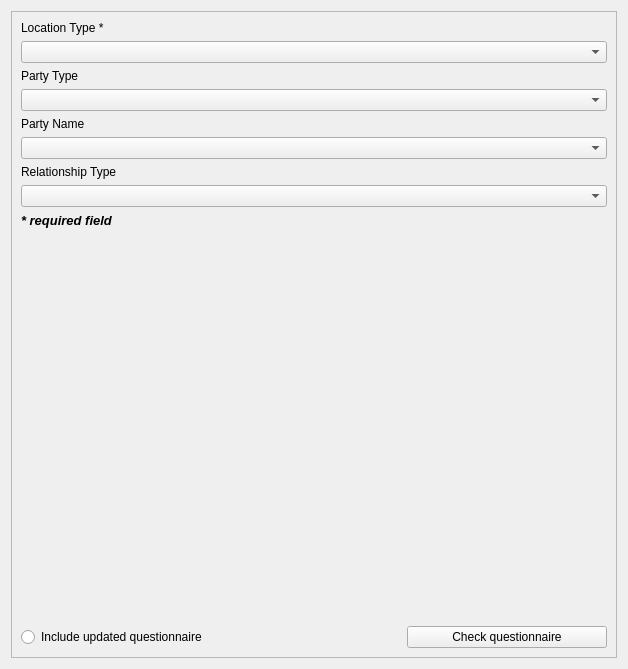
<?xml version="1.0" encoding="UTF-8"?>
<ui version="4.0">
 <class>projectCreation01</class>
 <widget class="QWidget" name="projectCreation01">
  <property name="geometry">
   <rect>
    <x>0</x>
    <y>0</y>
    <width>628</width>
    <height>669</height>
   </rect>
  </property>
  <property name="sizePolicy">
   <sizepolicy hsizetype="MinimumExpanding" vsizetype="MinimumExpanding">
    <horstretch>0</horstretch>
    <verstretch>0</verstretch>
   </sizepolicy>
  </property>
  <property name="styleSheet">
   <string notr="true"/>
  </property>
  <layout class="QVBoxLayout" name="verticalLayout_2">
   <item>
    <widget class="QScrollArea" name="scrollArea">
     <property name="widgetResizable">
      <bool>true</bool>
     </property>
     <widget class="QWidget" name="scrollAreaWidgetContents_2">
      <property name="geometry">
       <rect>
        <x>0</x>
        <y>0</y>
        <width>608</width>
        <height>649</height>
       </rect>
      </property>
      <layout class="QVBoxLayout" name="verticalLayout">
       <item>
        <widget class="QLabel" name="label">
         <property name="text">
          <string>Location Type *</string>
         </property>
        </widget>
       </item>
       <item>
        <widget class="QComboBox" name="location_type_box"/>
       </item>
       <item>
        <widget class="QLabel" name="label_2">
         <property name="text">
          <string>Party Type</string>
         </property>
        </widget>
       </item>
       <item>
        <widget class="QComboBox" name="party_type_box"/>
       </item>
       <item>
        <widget class="QLabel" name="label_4">
         <property name="text">
          <string>Party Name</string>
         </property>
        </widget>
       </item>
       <item>
        <widget class="QComboBox" name="party_name_box"/>
       </item>
       <item>
        <widget class="QLabel" name="label_5">
         <property name="text">
          <string>Relationship Type</string>
         </property>
        </widget>
       </item>
       <item>
        <widget class="QComboBox" name="relationship_type_box"/>
       </item>
       <item>
        <widget class="QLabel" name="required_label">
         <property name="font">
          <font>
           <pointsize>10</pointsize>
           <weight>75</weight>
           <italic>true</italic>
           <bold>true</bold>
          </font>
         </property>
         <property name="text">
          <string>* required field</string>
         </property>
        </widget>
       </item>
       <item>
        <spacer name="verticalSpacer">
         <property name="orientation">
          <enum>Qt::Vertical</enum>
         </property>
         <property name="sizeHint" stdset="0">
          <size>
           <width>20</width>
           <height>40</height>
          </size>
         </property>
        </spacer>
       </item>
       <item>
        <layout class="QHBoxLayout" name="horizontalLayout">
         <item>
          <widget class="QRadioButton" name="questionnaire_radio_button">
           <property name="text">
            <string>Include updated questionnaire</string>
           </property>
          </widget>
         </item>
         <item>
          <widget class="QPushButton" name="questionnaire_button">
           <property name="maximumSize">
            <size>
             <width>200</width>
             <height>16777215</height>
            </size>
           </property>
           <property name="text">
            <string>Check questionnaire</string>
           </property>
          </widget>
         </item>
        </layout>
       </item>
      </layout>
     </widget>
    </widget>
   </item>
  </layout>
 </widget>
 <resources/>
 <connections/>
</ui>
